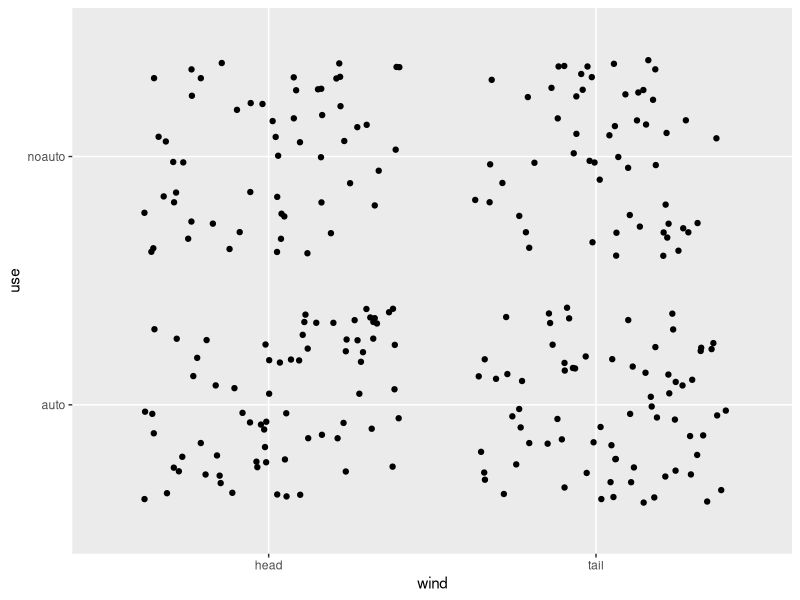
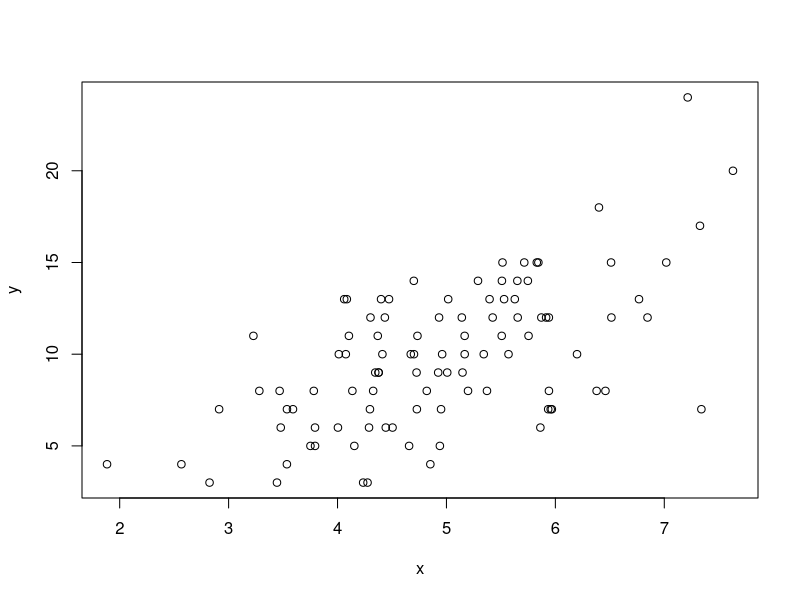
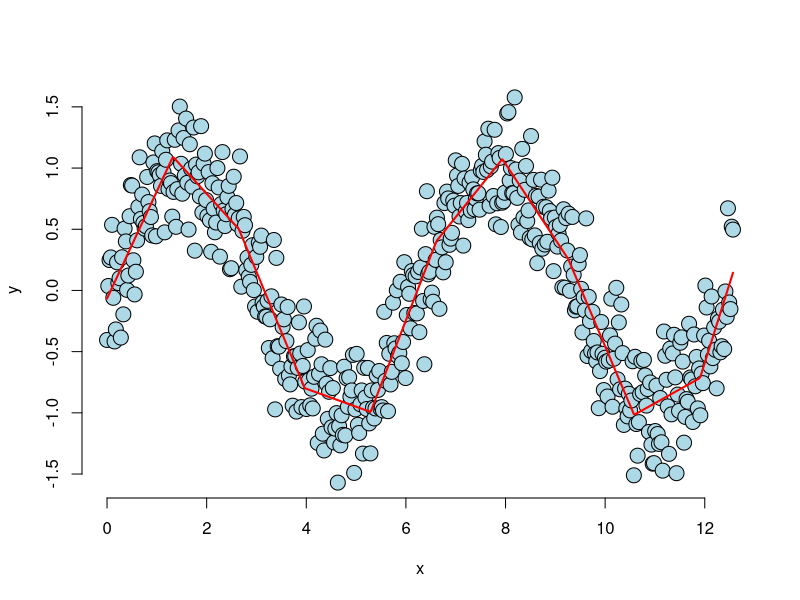
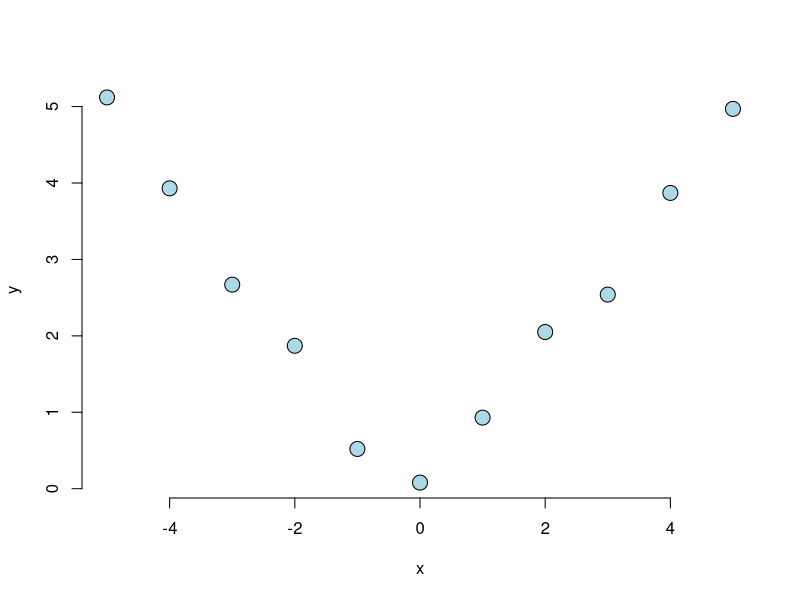
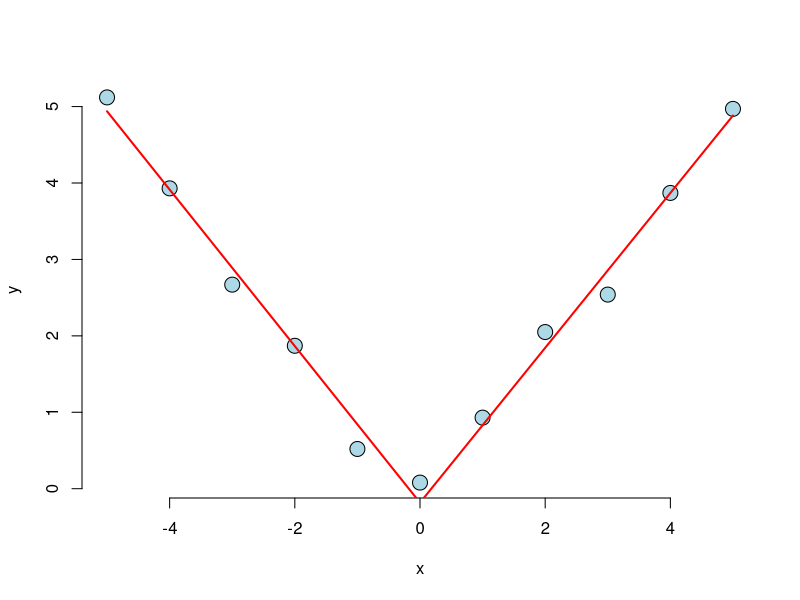

Write the R code that produced these figures, in order.
#' ---
#' title: 'Quiz4'
#' author: 'Bruno Fischer Colonimos'
#' output:
#'     html_document:
#'         number_sections: yes
#'     pdf_document:
#'         number_sections: yes
#' urlcolor: blue
#' fontsize: 11pt
#' geometry: top=.9in, left=1in, right=1in, bottom = 1in, footskip = 0.3in
#'
#' date: "`r format(Sys.Date(), '%d %B %Y')`
#' ---


#'+ libraries, include = FALSE
library(knitr)
library(dplyr)
library(ggplot2)
library(grid)
library(gridExtra)
library(boot)
library(MASS)

data("shuttle")


#' Space Shuttle Autolander Problem (help)
#' ======================================= Description
#'
#' The shuttle data frame has 256 rows and 7 columns. The
#' first six columns are categorical variables giving
#' example conditions; the seventh is the decision. The
#' first 253 rows are the training set, the last 3 the test
#' conditions.
#'
#' Usage:
#' shuttle
#'
#' Format
#' This data frame contains the following factor columns:
#'
#' stability: stable positioning or not (stab / xstab).\
#' error: size of error (MM / SS / LX / XL).\
#' sign: sign of error, positive or negative (pp / nn).\
#' wind: wind sign (head / tail).\
#' magn: wind strength (Light / Medium / Strong / Out of Range).\
#' vis: visibility (yes / no).\
#' use: use the autolander or not. (auto / noauto.)\
#'
#' Source\
#' D. Michie (1989) Problems of computer-aided concept
#' formation. In Applications of Expert Systems 2, ed. J. R.
#' Quinlan, Turing Institute Press / Addison-Wesley, pp.
#' 310–333.
#'
#' References\
#' Venables, W. N. and Ripley, B. D. (2002) Modern Applied
#' Statistics with S. Fourth edition. Springer.
#'


#' Let's take a look
#' =================
head(shuttle)
summary(shuttle)
ggplot(data=shuttle, aes(wind, use))+ geom_jitter()



#' Q1
#' ======
#'
shuttle$use
shuttle$use2


# 1st : recode use ==> auto = 1, noauto = 0
shuttle$use2 <- ifelse(shuttle$use == "auto", 1, 0)

mdl <- glm(formula = use2 ~ wind, family = "binomial" , data = shuttle)
summary(mdl)


cf <- coefficients(mdl)
# result =
# (Intercept)    windtail
# 0.25131443  0.03181183

ecf <- exp(cf)

(exp(cf))[1]*(exp(cf))[2]

#' 2nd try:
#'
1/ (exp(cf))[2]

# ==> 0.9686888

# correction:
library(MASS)
data(shuttle)
## Make our own variables just for illustration
shuttle$auto <- 1 * (shuttle$use == "auto")
shuttle$headwind <- 1 * (shuttle$wind == "head")
fit <- glm(auto ~ headwind, data = shuttle, family = binomial)
exp(coef(fit))
## (Intercept)    headwind
##      1.3273      0.9687


## Another way without redifing variables
fit <- glm(relevel(use, "noauto") ~ relevel(wind, "tail"), data = shuttle, family = binomial)
exp(coef(fit))

##               (Intercept) relevel(wind, "tail")head
##                    1.3273                    0.9687




#' Q2
#' ======
#'

mdl2 <- glm(formula = use2 ~ wind + magn, family = "binomial" , data = shuttle)
summary(mdl2)

cf2 <- coefficients(mdl2)
1/ (exp(cf2))[2]

# Réponse correcte
# The estimate doesn't change with the inclusion of wind strength

shuttle$auto <- 1 * (shuttle$use == "auto")
shuttle$headwind <- 1 * (shuttle$wind == "head")
fit <- glm(auto ~ headwind + magn, data = shuttle, family = binomial)
exp(coef(fit))

## (Intercept)    headwind  magnMedium     magnOut  magnStrong
##      1.4852      0.9685      1.0000      0.6842      0.9376

## Another way without redifing variables
fit <- glm(relevel(use, "noauto") ~ relevel(wind, "tail") + magn, data = shuttle,
           family = binomial)
exp(coef(fit))

##               (Intercept) relevel(wind, "tail")head
##                    1.4852                    0.9685
##                magnMedium                   magnOut
##                    1.0000                    0.6842
##                magnStrong
##                    0.9376



#'Q3
#'======
#'
#'If you fit a logistic regression model to a binary variable, for example use
#'of the autolander, then fit a logistic regression model for one minus the
#'outcome (not using the autolander) what happens to the coefficients?

#' ==> The coefficients reverse their signs.
#'


#'Q4
#'======
#'

data("InsectSprays")
head(InsectSprays  )

mdsp <- glm(count ~ spray, data = InsectSprays, family = "poisson")
summary(mdsp)
coef(mdsp)
1/exp(coef(mdsp)[2])
##   sprayB
## 0.9456522


# Réponse correcte ==============

fit <- glm(count ~ relevel(spray, "B"), data = InsectSprays, family = poisson)
exp(coef(fit))[2]

## relevel(spray, "B")A
##               0.9457


#'
#' Q5
#' ===

x <- rnorm(100, 5, 1)
y <- sapply(x, function(x) rpois(1, 2*x))

t <- 2 * x + rnorm(100, 2, 2)
t2 <- t + log(10)

plot(x,y)


summary(glm(formula = y ~ x, offset= t, family = "poisson" ))
summary(glm(formula = y ~ x, offset= t + log(10), family = "poisson" ))


# Réponse correcte ==> the coefficient estimate is unchanged

# Note, the coefficients are unchanged, except the intercept, which is shifted
# by log(10). Recall that, except the intercept, all of the coefficients are
# interpretted as log relative rates when holding the other variables or offset
# constant. Thus, a unit change in the offset would cancel out. This is not true
# of the intercept, which is interperted as the log rate (not relative rate)
# with all of the covariates set to 0.








#'
#' Q6
#' ===


# scatter.smoothing


n <- 500; x <- seq(0, 4 * pi, length = n); y <- sin(x) + rnorm(n, sd = .3)
knots <- seq(0, 8 * pi, length = 20);
splineTerms <- sapply(knots, function(knot) (x > knot) * (x - knot))
xMat <- cbind(1, x, splineTerms)
yhat <- predict(lm(y ~ xMat - 1))
plot(x, y, frame = FALSE, pch = 21, bg = "lightblue", cex = 2)
lines(x, yhat, col = "red", lwd = 2)




x <- -5:5
y <- c(5.12, 3.93, 2.67, 1.87, 0.52, 0.08, 0.93, 2.05, 2.54, 3.87, 4.97)

plot(x, y, frame = FALSE, pch = 21, bg = "lightblue", cex = 2)

knots <- c(-5, 0, 5)
splineTerms <- sapply(knots, function(knot) (x > knot) * (x - knot))
xMat <- cbind(1, x, splineTerms)
fit <- lm(y ~ xMat - 1)
yhat <- predict(lm(y ~ xMat - 1))
plot(x, y, frame = FALSE, pch = 21, bg = "lightblue", cex = 2)
lines(x, yhat, col = "red", lwd = 2)

coef(fit)

(yhat[11] - yhat[6])/5
(yhat[11] - yhat[7])/4

# ==> 1.013067




# Réponse correcte

z <- (x > 0) * x
fit <- lm(y ~ x + z)
sum(coef(fit)[2:3])

## [1] 1.013


